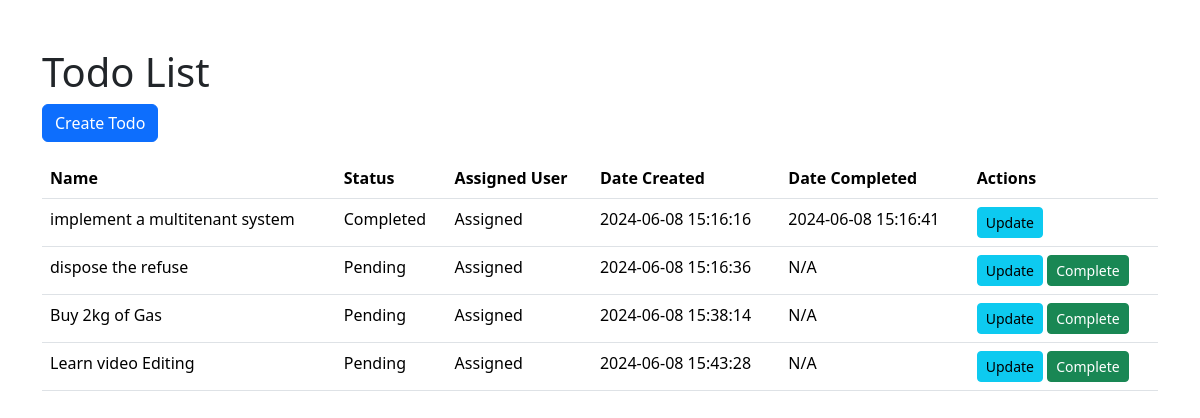
The page / on the database its author committed.
### tables this page shows
CREATE TABLE `todos` (
  `id` int UNSIGNED NOT NULL,
  `user_id` int DEFAULT NULL,
  `name` varchar(100) NOT NULL,
  `is_completed` tinyint(1) NOT NULL DEFAULT '0',
  `created_at` timestamp NOT NULL DEFAULT CURRENT_TIMESTAMP,
  `updated_at` timestamp NOT NULL DEFAULT CURRENT_TIMESTAMP,
  `completed_at` timestamp NULL DEFAULT NULL
);

### todo.php (called while the page is built, shortened)
<?php
class Todo {
    private $name;
    private $is_completed;
    private $created_at;
    private $id;
    private $completed_at;
    private $user_id;
    public function __construct($conn, $name, $is_completed, $created_at, $updated_at, $id = null, $completed_at = null, $user_id = null) {
        $this->name = $name;
        $this->is_completed = $is_completed;
        $this->created_at = $created_at;
        $this->id = $id;
        $this->completed_at = $completed_at;
        $this->user_id = $user_id;
    }
    public static function findAll($conn) {
        $sql = "SELECT * FROM todos";
        $result = $conn->query($sql);
        $todos = [];
        while ($row = $result->fetch_assoc()) {
            $todos[] = new self(
                $conn,
                $row['name'],
                $row['is_completed'],
                $row['created_at'],
                $row['updated_at'],
                $row['id'],
                $row['completed_at'],
                $row['user_id']
            );
        }
        return $todos;
    }
    public function getId() {
        return $this->id;
    }
    public function getUserId() {
        return $this->user_id;
    }
    public function getName() {
        return $this->name;
    }
    public function getIsCompleted() {
        return $this->is_completed;
    }
    public function getCreatedAt() {
        return $this->created_at;
    }
    public function getCompletedAt() {
        return $this->completed_at;
    }
}

### index.php (the view, shortened to what this page needs)
<?php
include 'Db.php';
include 'todo.php';
$todos = Todo::findAll($conn);
?>
<!DOCTYPE html>
<html>
<head>
    <link href="https://cdn.jsdelivr.net/npm/bootstrap@5.3.3/dist/css/bootstrap.min.css" rel="stylesheet">
</head>
<body>
    <div class="container mt-5">
        <h1>Todo List</h1>
        <a href="create.php" class="btn btn-primary mb-3">Create Todo</a>
        <table class="table">
            <thead>
                <tr>
                    <th>Name</th>
                    <th>Status</th>
                    <th>Assigned User</th>
                    <th>Date Created</th>
                    <th>Date Completed</th>
                    <th>Actions</th>
                </tr>
            </thead>
            <tbody>
                <?php foreach ($todos as $todo) { ?>
                    <tr>
                        <td><?php echo htmlspecialchars($todo->getName()); ?></td>
                        <td><?php echo htmlspecialchars($todo->getIsCompleted() ? 'Completed' : 'Pending'); ?></td>
                        <td><?php echo htmlspecialchars($todo->getUserId() ? 'Assigned' : 'Unassigned'); ?></td>
                        <td><?php echo htmlspecialchars($todo->getCreatedAt()); ?></td>
                        <td><?php echo htmlspecialchars($todo->getCompletedAt() ? date('Y-m-d H:i:s', strtotime($todo->getCompletedAt())) : 'N/A'); ?></td>
                        <td>
                            <a href="update.php?id=<?php echo $todo->getId(); ?>" class="btn btn-sm btn-info">Update</a>
                            <?php if (!$todo->getIsCompleted()) { ?>
                                <a href="complete.php?id=<?php echo $todo->getId(); ?>" class="btn btn-sm btn-success">Complete</a>
                            <?php } ?>
                        </td>
                    </tr>
                <?php } ?>
            </tbody>
        </table>
    </div>
</body>
</html>

### rows shown on the page
todos: name "implement a multitenant system", is_completed "Completed", user "Assigned", created_at "2024-06-08 15:16:16", completed_at "2024-06-08 15:16:41"
todos: name "dispose the refuse", is_completed "Pending", user "Assigned", created_at "2024-06-08 15:16:36", completed_at "N/A"
todos: name "Buy 2kg of Gas", is_completed "Pending", user "Assigned", created_at "2024-06-08 15:38:14", completed_at "N/A"
todos: name "Learn video Editing", is_completed "Pending", user "Assigned", created_at "2024-06-08 15:43:28", completed_at "N/A"
